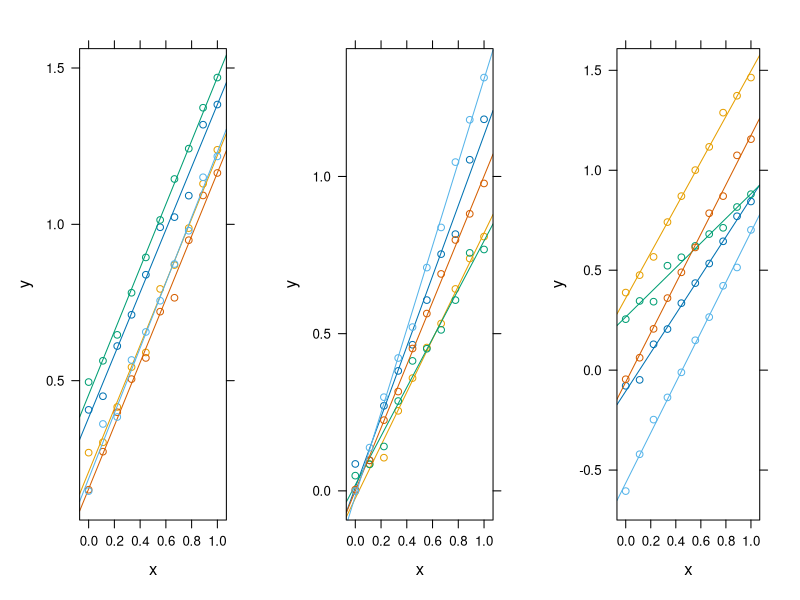

Reproduce this figure in R.
#' Function to simulate data from a (balanced) random coefficient model
#'
#' @param n The number of observations per subject.
#' @param m The number of subjects.
#' @param fixed A vector of length 2 representing the fixed effects.
#' @param vars A vector of length 3 representing the variance components.
#' @return A data frame with m*n rows and 3 columns: x, y, and subject.
simRCD <- function(n = 10, m = 5, fixed = c(0, 1), vars = c(0.5, 0, 0.25)) {
  subject <- rep(1:m, each = n)
  x <- rep(seq(from = 0, to = 1, length = n), times = m) 
  B0 <- rnorm(m, mean = 0, sd = sqrt(vars[1]))
  B1 <- rnorm(m, mean = 0, sd = sqrt(vars[2]))
  y <- rnorm(m * n, fixed[1] + B0[subject] + fixed[2]*x + B1[subject]*x, 
             sd = sqrt(vars[3]))
  data.frame(x = x, y = y, subject = subject)
}

library(lattice)
d1 <- simRCD(vars = c(0.2, 0, 0.001))
d2 <- simRCD(vars = c(0, 0.1, 0.001))
d3 <- simRCD(vars = c(0.2, 0.1, 0.001))
p1 <- xyplot(y ~ x, groups = subject, data = d1, type = c("p", "r"))
p2 <- xyplot(y ~ x, groups = subject, data = d2, type =  c("p", "r"))
p3 <- xyplot(y ~ x, groups = subject, data = d3, type =  c("p", "r"))
print(p1, pos = c(0, 0, 1/3, 1), more = TRUE) 
print(p2, pos = c(1/3, 0, 2/3, 1), more = TRUE) 
print(p3, pos = c(2/3, 0, 1, 1), more = FALSE) 